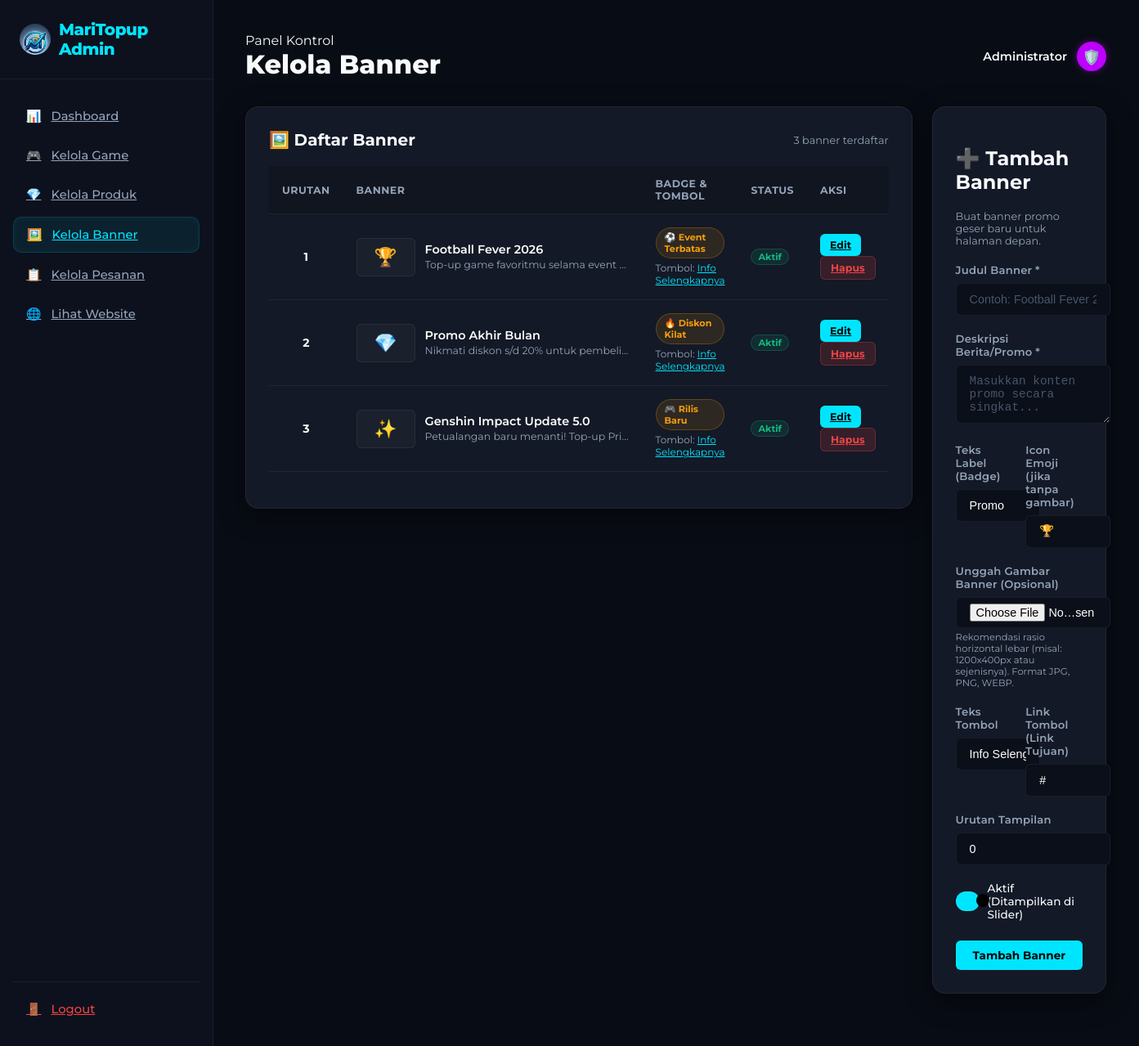
Screenshot of /admin/banners.php (signed in) with the database file from the repository.
### tables this page shows
CREATE TABLE IF NOT EXISTS banners (
    id           INT AUTO_INCREMENT PRIMARY KEY,
    title        VARCHAR(255) NOT NULL,
    description  TEXT NOT NULL,
    image_path   VARCHAR(255) DEFAULT NULL,
    graphic_icon VARCHAR(50)  DEFAULT '🏆',
    badge_text   VARCHAR(100) DEFAULT 'Promo',
    button_link  VARCHAR(255) DEFAULT '#',
    button_text  VARCHAR(100) DEFAULT 'Info Selengkapnya',
    sort_order   INT          DEFAULT 0,
    is_active    TINYINT(1)   DEFAULT 1,
    created_at   TIMESTAMP    DEFAULT CURRENT_TIMESTAMP
);

### includes/functions.php (called while the page is built, shortened)
<?php
function getBanners($onlyActive = true) {
    $db = getDB();
    if ($db) {
        $where = $onlyActive ? "WHERE is_active = 1" : "";
        $query = "SELECT * FROM banners $where ORDER BY sort_order ASC, id DESC";
        $result = $db->query($query);
        if ($result && $result->num_rows > 0) {
            $banners = [];
            while ($row = $result->fetch_assoc()) {
                $banners[] = $row;
            }
            return $banners;
        }
    }
    $fallbackBanners = [
        [
            'id' => 1,
            'title' => 'Football Fever 2026',
            'description' => 'Top-up game favoritmu selama event dan dapatkan cashback instan hingga 50%!',
            'image_path' => null,
            'graphic_icon' => '🏆',
            'badge_text' => '⚽ Event Terbatas',
            'button_link' => '#',
            'button_text' => 'Info Selengkapnya',
            'sort_order' => 1,
            'is_active' => 1
        ],
        [
            'id' => 2,
            'title' => 'Promo Akhir Bulan',
            'description' => 'Nikmati diskon s/d 20% untuk pembelian Diamond Mobile Legends & UC PUBG Mobile.',
            'image_path' => null,
            'graphic_icon' => '💎',
            'badge_text' => '🔥 Diskon Kilat',
            'button_link' => '#',
            'button_text' => 'Info Selengkapnya',
            'sort_order' => 2,
            'is_active' => 1
        ],
        [
            'id' => 3,
            'title' => 'Genshin Impact Update 5.0',
            'description' => 'Petualangan baru menanti! Top-up Primogem instan sekarang dan dapatkan bonus tambahan.',
            'image_path' => null,
            'graphic_icon' => '✨',
            'badge_text' => '🎮 Rilis Baru',
            'button_link' => '#',
            'button_text' => 'Info Selengkapnya',
            'sort_order' => 3,
            'is_active' => 1
        ]
    ];
    return $fallbackBanners;
}

### admin/banners.php (the view, shortened to what this page needs)
<?php
include __DIR__ . '/admin-header.php';
$db = getDB();
$dbActive = ($db !== null);
$editMode = false;
$editBanner = null;
$banners = getBanners(false);
?>
<div class="admin-grid-layout">
    <div class="admin-card">
        <div class="admin-card-header">
            <h2>🖼️ Daftar Banner</h2>
            <span class="text-muted" style="font-size: 0.8rem;"><?= count($banners) ?> banner terdaftar</span>
        </div>
        <div class="table-responsive">
            <table class="admin-table">
                <thead>
                    <tr>
                        <th style="width: 50px;">Urutan</th>
                        <th>Banner</th>
                        <th>Badge & Tombol</th>
                        <th>Status</th>
                        <th style="width: 140px;">Aksi</th>
                    </tr>
                </thead>
                <tbody>
                    <?php if (empty($banners)): ?>
                        <tr>
                            <td colspan="5" style="text-align: center;" class="text-muted">Tidak ada banner. Tambahkan banner promo pertama Anda!</td>
                        </tr>
                    <?php else: ?>
                        <?php foreach ($banners as $b): ?>
                            <tr>
                                <td style="text-align: center; font-weight: 700;"><?= $b['sort_order'] ?></td>
                                <td>
                                    <div style="display: flex; gap: 12px; align-items: center;">
                                        <div style="width: 70px; height: 45px; border-radius: 6px; background: rgba(255,255,255,0.03); border: 1px solid var(--border-color); display: flex; align-items: center; justify-content: center; overflow: hidden; flex-shrink: 0;">
                                            <?php if (!empty($b['image_path'])): ?>
                                                <img src="<?= APP_URL . '/' . htmlspecialchars($b['image_path']) ?>" style="width: 100%; height: 100%; object-fit: cover;">
                                            <?php else: ?>
                                                <span style="font-size: 1.4rem;"><?= htmlspecialchars($b['graphic_icon']) ?></span>
                                            <?php endif; ?>
                                        </div>
                                        <div>
                                            <div style="font-weight: 600; font-size: 0.9rem; color: #fff; margin-bottom: 2px;"><?= htmlspecialchars($b['title']) ?></div>
                                            <div class="text-muted" style="font-size: 0.78rem; line-height: 1.3; max-width: 250px; overflow: hidden; text-overflow: ellipsis; white-space: nowrap;">
                                                <?= htmlspecialchars($b['description']) ?>
                                            </div>
                                        </div>
                                    </div>
                                </td>
                                <td>
                                    <span class="badge-admin badge-pending" style="font-size: 0.7rem; margin-bottom: 4px; display: inline-block;"><?= htmlspecialchars($b['badge_text']) ?></span>
                                    <div style="font-size: 0.75rem;" class="text-muted">
                                        Tombol: <a href="<?= htmlspecialchars($b['button_link']) ?>" target="_blank" style="color: var(--neon-cyan); text-decoration: underline;"><?= htmlspecialchars($b['button_text']) ?></a>
                                    </div>
                                </td>
                                <td>
                                    <span class="badge-admin <?= $b['is_active'] ? 'badge-success' : 'badge-failed' ?>" style="padding: 2px 8px; font-size: 0.7rem;">
                                        <?= $b['is_active'] ? 'Aktif' : 'Nonaktif' ?>
                                    </span>
                                </td>
                                <td>
                                    <?php if ($dbActive): ?>
                                        <a href="?edit=<?= $b['id'] ?>" class="btn-admin btn-admin-primary btn-admin-sm">Edit</a>
                                        <a href="?delete=<?= $b['id'] ?>" class="btn-admin btn-admin-danger btn-admin-sm" onclick="return confirm('Apakah Anda yakin ingin menghapus banner ini?');">Hapus</a>
                                    <?php else: ?>
                                        <span class="text-muted">—</span>
                                    <?php endif; ?>
                                </td>
                            </tr>
                        <?php endforeach; ?>
                    <?php endif; ?>
                </tbody>
            </table>
        </div>
    </div>
    <div class="admin-card">
        <h2><?= $editMode ? '⚙️ Edit Banner' : '➕ Tambah Banner' ?></h2>
        <p class="text-muted" style="font-size: 0.8rem; margin-bottom: 20px;">
            <?= $editMode ? 'Modifikasi konten promo dan berita pilihan.' : 'Buat banner promo geser baru untuk halaman depan.' ?>
        </p>
        <form method="POST" action="" enctype="multipart/form-data">
            <div class="admin-form-group">
                <label class="admin-form-label" for="title">Judul Banner *</label>
                <input type="text" id="title" name="title" class="admin-form-control" placeholder="Contoh: Football Fever 2026"
                       value="<?= $editMode ? htmlspecialchars($editBanner['title']) : '' ?>" required <?= !$dbActive ? 'disabled' : '' ?>>
            </div>
            <div class="admin-form-group">
                <label class="admin-form-label" for="description">Deskripsi Berita/Promo *</label>
                <textarea id="description" name="description" class="admin-form-control" rows="3" placeholder="Masukkan konten promo secara singkat..." required <?= !$dbActive ? 'disabled' : '' ?>><?= $editMode ? htmlspecialchars($editBanner['description']) : '' ?></textarea>
            </div>
            <div class="admin-form-row">
                <div class="admin-form-group">
                    <label class="admin-form-label" for="badge_text">Teks Label (Badge)</label>
                    <input type="text" id="badge_text" name="badge_text" class="admin-form-control" placeholder="Contoh: Event Terbatas"
                           value="<?= $editMode ? htmlspecialchars($editBanner['badge_text']) : 'Promo' ?>" <?= !$dbActive ? 'disabled' : '' ?>>
                </div>
                <div class="admin-form-group">
                    <label class="admin-form-label" for="graphic_icon">Icon Emoji (jika tanpa gambar)</label>
                    <input type="text" id="graphic_icon" name="graphic_icon" class="admin-form-control" placeholder="Contoh: 🏆"
                           value="<?= $editMode ? htmlspecialchars($editBanner['graphic_icon']) : '🏆' ?>" <?= !$dbActive ? 'disabled' : '' ?>>
                </div>
            </div>
            <div class="admin-form-group">
                <label class="admin-form-label" for="image_file">Unggah Gambar Banner (Opsional)</label>
                <input type="file" id="image_file" name="image_file" class="admin-form-control" style="padding: 7px 16px;" <?= !$dbActive ? 'disabled' : '' ?>>
                <p class="text-muted" style="font-size: 0.72rem; margin-top: 4px;">Rekomendasi rasio horizontal lebar (misal: 1200x400px atau sejenisnya). Format JPG, PNG, WEBP.</p>
            </div>
            <div class="admin-form-row">
                <div class="admin-form-group">
                    <label class="admin-form-label" for="button_text">Teks Tombol</label>
                    <input type="text" id="button_text" name="button_text" class="admin-form-control" placeholder="Contoh: Info Selengkapnya"
                           value="<?= $editMode ? htmlspecialchars($editBanner['button_text']) : 'Info Selengkapnya' ?>" <?= !$dbActive ? 'disabled' : '' ?>>
                </div>
                <div class="admin-form-group">
                    <label class="admin-form-label" for="button_link">Link Tombol (Link Tujuan)</label>
                    <input type="text" id="button_link" name="button_link" class="admin-form-control" placeholder="Contoh: # atau URL spesifik"
                           value="<?= $editMode ? htmlspecialchars($editBanner['button_link']) : '#' ?>" <?= !$dbActive ? 'disabled' : '' ?>>
                </div>
            </div>
            <div class="admin-form-group">
                <label class="admin-form-label" for="sort_order">Urutan Tampilan</label>
                <input type="number" id="sort_order" name="sort_order" class="admin-form-control" placeholder="0"
                       value="<?= $editMode ? (int)$editBanner['sort_order'] : '0' ?>" <?= !$dbActive ? 'disabled' : '' ?>>
            </div>
            <div class="admin-form-group">
                <label class="admin-toggle-container">
                    <div class="admin-toggle-switch"></div>
                    <span style="font-size: 0.85rem; font-weight: 500;">Aktif (Ditampilkan di Slider)</span>
                </label>
            </div>
            <div style="display: flex; gap: 10px; margin-top: 24px;">
                <button type="submit" class="btn-admin btn-admin-primary" style="flex: 1;" <?= !$dbActive ? 'disabled' : '' ?>>
                    <?= $editMode ? 'Simpan Perubahan' : 'Tambah Banner' ?>
                </button>
            </div>
        </form>
    </div>
</div>
<?php include __DIR__ . '/admin-footer.php'; ?>

### assets/css/admin.css (style rules this page uses)
:root { --bg-admin: #080c14; --sidebar-bg: #0d111d; --card-bg: #131926; --border-color: rgba(255,255,255,0.06); --neon-cyan: #00e5ff; --neon-purple: #bd00ff; --neon-pink: #ff007f; --text-white: #f8fafc; --text-gray: #94a3b8; --text-dark: #475569; --green: #10b981; --amber: #f59e0b; --red: #ef4444; --blue: #3b82f6; --radius-lg: 16px; --radius-md: 10px; --radius-sm: 6px; --transition: 0.2s cubic-bezier(0.4, 0, 0.2, 1); --shadow: 0 8px 30px rgba(0,0,0,0.5); --shadow-neon: 0 0 15px rgba(0, 229, 255, 0.2); }
body.admin-body { background-color: var(--bg-admin); color: var(--text-white); font-family: 'Montserrat', sans-serif; margin: 0; padding: 0; min-height: 100vh; display: flex; }
.text-muted { color: var(--text-gray); }
.admin-card { background: var(--card-bg); border: 1px solid var(--border-color); border-radius: var(--radius-lg); padding: 28px; margin-bottom: 24px; box-shadow: var(--shadow); }
.admin-card-header { display: flex; justify-content: space-between; align-items: center; margin-bottom: 20px; }
.admin-card-header h2 { font-family: 'Montserrat', sans-serif; font-size: 1.25rem; font-weight: 700; margin: 0; }
.btn-admin { display: inline-flex; align-items: center; justify-content: center; gap: 8px; padding: 10px 18px; border-radius: var(--radius-sm); font-family: 'Montserrat', sans-serif; font-weight: 700; font-size: 0.85rem; cursor: pointer; transition: var(--transition); border: none; outline: none; }
.btn-admin-primary { background: var(--neon-cyan); color: #000; }
.btn-admin-danger { background: rgba(239, 68, 68, 0.15); color: var(--red); border: 1px solid rgba(239, 68, 68, 0.3); }
.btn-admin-sm { padding: 6px 12px; font-size: 0.78rem; }
.table-responsive { overflow-x: auto; margin-bottom: 16px; }
.admin-table { width: 100%; border-collapse: collapse; text-align: left; }
.admin-table th { padding: 14px 16px; font-size: 0.78rem; font-weight: 700; text-transform: uppercase; color: var(--text-gray); letter-spacing: 0.5px; border-bottom: 1px solid var(--border-color); background: rgba(0, 0, 0, 0.15); }
.admin-table td { padding: 16px; font-size: 0.875rem; border-bottom: 1px solid var(--border-color); color: var(--text-white); vertical-align: middle; }
.badge-admin { display: inline-flex; align-items: center; gap: 4px; padding: 4px 10px; border-radius: 100px; font-size: 0.75rem; font-weight: 700; }
.badge-success { background: rgba(16, 185, 129, 0.12); color: var(--green); border: 1px solid rgba(16, 185, 129, 0.25); }
.badge-pending { background: rgba(245, 158, 11, 0.12); color: var(--amber); border: 1px solid rgba(245, 158, 11, 0.25); }
.admin-form-group { margin-bottom: 20px; }
.admin-form-label { display: block; font-size: 0.825rem; font-weight: 600; color: var(--text-gray); margin-bottom: 8px; letter-spacing: 0.2px; }
.admin-form-control { width: 100%; padding: 11px 16px; background: #0b0f19; border: 1px solid var(--border-color); border-radius: var(--radius-sm); color: #fff; font-size: 0.9rem; transition: var(--transition); outline: none; }
.admin-form-control::placeholder { color: #475569; }
.admin-form-row { display: grid; grid-template-columns: 1fr 1fr; gap: 16px; }
.admin-toggle-container { display: flex; align-items: center; gap: 10px; cursor: pointer; user-select: none; margin-top: 10px; }
.admin-toggle-switch { width: 44px; height: 22px; background: #1e2640; border-radius: 100px; position: relative; transition: var(--transition); border: 1px solid var(--border-color); }
.admin-toggle-switch::after { content: ''; position: absolute; width: 16px; height: 16px; border-radius: 50%; background: #fff; top: 2px; left: 2px; transition: var(--transition); }
.admin-toggle-input:checked + .admin-toggle-switch { background: var(--neon-cyan); }
.admin-toggle-input:checked + .admin-toggle-switch::after { left: 24px; background: #000; }
.admin-grid-layout { display: grid; grid-template-columns: 2fr 1fr; gap: 24px; align-items: start; }

### rows the page displays
banners: sort_order "1", graphic_icon "🏆", title "Football Fever 2026", description "Top-up game favoritmu selama event…", badge_text "⚽ Event Terbatas", button_text "Info Selengkapnya", is_active "Aktif"
banners: sort_order "2", graphic_icon "💎", title "Promo Akhir Bulan", description "Nikmati diskon s/d 20% untuk pembeli…", badge_text "🔥 Diskon Kilat", button_text "Info Selengkapnya", is_active "Aktif"
banners: sort_order "3", graphic_icon "✨", title "Genshin Impact Update 5.0", description "Petualangan baru menanti! Top-up Pri…", badge_text "🎮 Rilis Baru", button_text "Info Selengkapnya", is_active "Aktif"

### other values shown
APP_NAME "MariTopup"
$adminTitle "Kelola Banner"
count($banners) "3"
